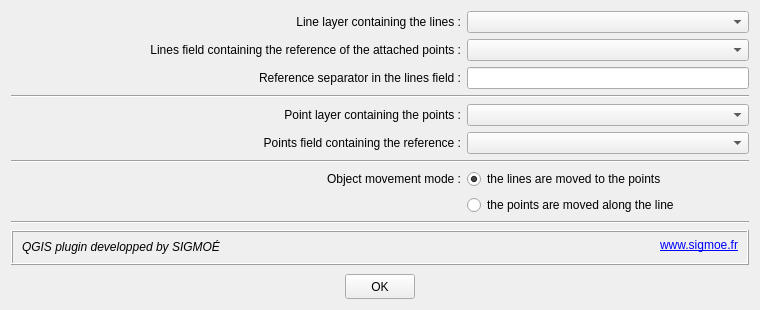
<?xml version="1.0" encoding="UTF-8"?>
<ui version="4.0">
 <class>dlgParams</class>
 <widget class="QWidget" name="dlgParams">
  <property name="geometry">
   <rect>
    <x>0</x>
    <y>0</y>
    <width>760</width>
    <height>310</height>
   </rect>
  </property>
  <property name="minimumSize">
   <size>
    <width>760</width>
    <height>303</height>
   </size>
  </property>
  <property name="maximumSize">
   <size>
    <width>16777215</width>
    <height>310</height>
   </size>
  </property>
  <property name="windowTitle">
   <string>Moving lines vertices to points</string>
  </property>
  <property name="locale">
   <locale language="English" country="UnitedStates"/>
  </property>
  <layout class="QGridLayout" name="gridLayout">
   <item row="2" column="0" rowspan="2" colspan="2">
    <widget class="QFrame" name="frameDev">
     <property name="minimumSize">
      <size>
       <width>0</width>
       <height>35</height>
      </size>
     </property>
     <property name="maximumSize">
      <size>
       <width>16777215</width>
       <height>35</height>
      </size>
     </property>
     <property name="frameShape">
      <enum>QFrame::Box</enum>
     </property>
     <property name="frameShadow">
      <enum>QFrame::Raised</enum>
     </property>
     <layout class="QFormLayout" name="formLayout">
      <property name="topMargin">
       <number>3</number>
      </property>
      <item row="0" column="0">
       <widget class="QLabel" name="labDev">
        <property name="sizePolicy">
         <sizepolicy hsizetype="Preferred" vsizetype="Fixed">
          <horstretch>0</horstretch>
          <verstretch>0</verstretch>
         </sizepolicy>
        </property>
        <property name="minimumSize">
         <size>
          <width>400</width>
          <height>25</height>
         </size>
        </property>
        <property name="maximumSize">
         <size>
          <width>300</width>
          <height>25</height>
         </size>
        </property>
        <property name="locale">
         <locale language="English" country="UnitedStates"/>
        </property>
        <property name="text">
         <string>&lt;html&gt;&lt;head/&gt;&lt;body&gt;&lt;p&gt;&lt;span style=&quot; font-style:italic;&quot;&gt;QGIS plugin developped by SIGMOÉ&lt;/span&gt;&lt;/p&gt;&lt;/body&gt;&lt;/html&gt;</string>
        </property>
        <property name="textFormat">
         <enum>Qt::RichText</enum>
        </property>
       </widget>
      </item>
      <item row="0" column="1">
       <widget class="QLabel" name="labLink">
        <property name="sizePolicy">
         <sizepolicy hsizetype="Expanding" vsizetype="Preferred">
          <horstretch>0</horstretch>
          <verstretch>0</verstretch>
         </sizepolicy>
        </property>
        <property name="minimumSize">
         <size>
          <width>0</width>
          <height>20</height>
         </size>
        </property>
        <property name="maximumSize">
         <size>
          <width>16777215</width>
          <height>20</height>
         </size>
        </property>
        <property name="locale">
         <locale language="English" country="UnitedStates"/>
        </property>
        <property name="text">
         <string>&lt;html&gt;&lt;head/&gt;&lt;body&gt;&lt;p&gt;&lt;a href=&quot;https://sigmoe.fr&quot;&gt;&lt;span style=&quot; text-decoration: underline; color:#0000ff;&quot;&gt;www.sigmoe.fr&lt;/span&gt;&lt;/a&gt;&lt;/p&gt;&lt;/body&gt;&lt;/html&gt;</string>
        </property>
        <property name="textFormat">
         <enum>Qt::RichText</enum>
        </property>
        <property name="alignment">
         <set>Qt::AlignRight|Qt::AlignTrailing|Qt::AlignVCenter</set>
        </property>
        <property name="openExternalLinks">
         <bool>true</bool>
        </property>
       </widget>
      </item>
     </layout>
    </widget>
   </item>
   <item row="6" column="0">
    <spacer name="verticalSpacer1">
     <property name="orientation">
      <enum>Qt::Vertical</enum>
     </property>
     <property name="sizeHint" stdset="0">
      <size>
       <width>20</width>
       <height>40</height>
      </size>
     </property>
    </spacer>
   </item>
   <item row="8" column="0" colspan="2">
    <layout class="QHBoxLayout" name="validButtLay">
     <property name="sizeConstraint">
      <enum>QLayout::SetMinimumSize</enum>
     </property>
     <item>
      <widget class="QPushButton" name="validButt">
       <property name="minimumSize">
        <size>
         <width>70</width>
         <height>25</height>
        </size>
       </property>
       <property name="maximumSize">
        <size>
         <width>70</width>
         <height>25</height>
        </size>
       </property>
       <property name="text">
        <string>OK</string>
       </property>
      </widget>
     </item>
    </layout>
   </item>
   <item row="0" column="0" colspan="2">
    <layout class="QFormLayout" name="paramsLay">
     <property name="sizeConstraint">
      <enum>QLayout::SetFixedSize</enum>
     </property>
     <property name="fieldGrowthPolicy">
      <enum>QFormLayout::AllNonFixedFieldsGrow</enum>
     </property>
     <property name="horizontalSpacing">
      <number>6</number>
     </property>
     <property name="verticalSpacing">
      <number>6</number>
     </property>
     <item row="0" column="0">
      <widget class="QLabel" name="lineLyrLab">
       <property name="sizePolicy">
        <sizepolicy hsizetype="Fixed" vsizetype="Preferred">
         <horstretch>0</horstretch>
         <verstretch>0</verstretch>
        </sizepolicy>
       </property>
       <property name="minimumSize">
        <size>
         <width>450</width>
         <height>0</height>
        </size>
       </property>
       <property name="locale">
        <locale language="English" country="UnitedStates"/>
       </property>
       <property name="text">
        <string>Line layer containing the lines :</string>
       </property>
       <property name="alignment">
        <set>Qt::AlignRight|Qt::AlignTrailing|Qt::AlignVCenter</set>
       </property>
      </widget>
     </item>
     <item row="0" column="1">
      <widget class="QComboBox" name="lineLyrCmb"/>
     </item>
     <item row="1" column="0">
      <widget class="QLabel" name="lineAttLab">
       <property name="sizePolicy">
        <sizepolicy hsizetype="Fixed" vsizetype="Preferred">
         <horstretch>0</horstretch>
         <verstretch>0</verstretch>
        </sizepolicy>
       </property>
       <property name="minimumSize">
        <size>
         <width>450</width>
         <height>0</height>
        </size>
       </property>
       <property name="locale">
        <locale language="English" country="UnitedStates"/>
       </property>
       <property name="text">
        <string>Lines field containing the reference of the attached points :</string>
       </property>
       <property name="alignment">
        <set>Qt::AlignRight|Qt::AlignTrailing|Qt::AlignVCenter</set>
       </property>
      </widget>
     </item>
     <item row="1" column="1">
      <widget class="QComboBox" name="lineAttCmb"/>
     </item>
     <item row="2" column="0">
      <widget class="QLabel" name="sepLab">
       <property name="sizePolicy">
        <sizepolicy hsizetype="Fixed" vsizetype="Preferred">
         <horstretch>0</horstretch>
         <verstretch>0</verstretch>
        </sizepolicy>
       </property>
       <property name="minimumSize">
        <size>
         <width>450</width>
         <height>0</height>
        </size>
       </property>
       <property name="locale">
        <locale language="English" country="UnitedStates"/>
       </property>
       <property name="text">
        <string>Reference separator in the lines field :</string>
       </property>
       <property name="alignment">
        <set>Qt::AlignRight|Qt::AlignTrailing|Qt::AlignVCenter</set>
       </property>
      </widget>
     </item>
     <item row="2" column="1">
      <widget class="QLineEdit" name="lineAttSepLe"/>
     </item>
     <item row="3" column="0" colspan="2">
      <widget class="Line" name="line">
       <property name="orientation">
        <enum>Qt::Horizontal</enum>
       </property>
      </widget>
     </item>
     <item row="4" column="0">
      <widget class="QLabel" name="nodeLyrLab">
       <property name="sizePolicy">
        <sizepolicy hsizetype="Fixed" vsizetype="Preferred">
         <horstretch>0</horstretch>
         <verstretch>0</verstretch>
        </sizepolicy>
       </property>
       <property name="minimumSize">
        <size>
         <width>450</width>
         <height>0</height>
        </size>
       </property>
       <property name="locale">
        <locale language="English" country="UnitedStates"/>
       </property>
       <property name="text">
        <string>Point layer containing the points :</string>
       </property>
       <property name="alignment">
        <set>Qt::AlignRight|Qt::AlignTrailing|Qt::AlignVCenter</set>
       </property>
      </widget>
     </item>
     <item row="4" column="1">
      <widget class="QComboBox" name="nodeLyrCmb"/>
     </item>
     <item row="5" column="0">
      <widget class="QLabel" name="nodeAttLab">
       <property name="sizePolicy">
        <sizepolicy hsizetype="Fixed" vsizetype="Preferred">
         <horstretch>0</horstretch>
         <verstretch>0</verstretch>
        </sizepolicy>
       </property>
       <property name="minimumSize">
        <size>
         <width>450</width>
         <height>0</height>
        </size>
       </property>
       <property name="locale">
        <locale language="English" country="UnitedStates"/>
       </property>
       <property name="text">
        <string>Points field containing the reference :</string>
       </property>
       <property name="alignment">
        <set>Qt::AlignRight|Qt::AlignTrailing|Qt::AlignVCenter</set>
       </property>
      </widget>
     </item>
     <item row="5" column="1">
      <widget class="QComboBox" name="nodeAttCmb"/>
     </item>
     <item row="7" column="0">
      <widget class="QLabel" name="modeLab">
       <property name="sizePolicy">
        <sizepolicy hsizetype="Fixed" vsizetype="Preferred">
         <horstretch>0</horstretch>
         <verstretch>0</verstretch>
        </sizepolicy>
       </property>
       <property name="minimumSize">
        <size>
         <width>450</width>
         <height>0</height>
        </size>
       </property>
       <property name="locale">
        <locale language="English" country="UnitedStates"/>
       </property>
       <property name="text">
        <string>Object movement mode :</string>
       </property>
       <property name="alignment">
        <set>Qt::AlignRight|Qt::AlignTrailing|Qt::AlignVCenter</set>
       </property>
      </widget>
     </item>
     <item row="7" column="1">
      <widget class="QRadioButton" name="modeRadio1">
       <property name="locale">
        <locale language="English" country="UnitedStates"/>
       </property>
       <property name="text">
        <string>the lines are moved to the points</string>
       </property>
       <property name="checked">
        <bool>true</bool>
       </property>
       <attribute name="buttonGroup">
        <string notr="true">modeRadioGrp</string>
       </attribute>
      </widget>
     </item>
     <item row="8" column="1">
      <widget class="QRadioButton" name="modeRadio2">
       <property name="locale">
        <locale language="English" country="UnitedStates"/>
       </property>
       <property name="text">
        <string>the points are moved along the line</string>
       </property>
       <attribute name="buttonGroup">
        <string notr="true">modeRadioGrp</string>
       </attribute>
      </widget>
     </item>
     <item row="6" column="0" colspan="2">
      <widget class="Line" name="line_2">
       <property name="orientation">
        <enum>Qt::Horizontal</enum>
       </property>
      </widget>
     </item>
    </layout>
   </item>
   <item row="1" column="0" colspan="2">
    <widget class="Line" name="line_3">
     <property name="sizePolicy">
      <sizepolicy hsizetype="Minimum" vsizetype="Fixed">
       <horstretch>0</horstretch>
       <verstretch>0</verstretch>
      </sizepolicy>
     </property>
     <property name="sizeIncrement">
      <size>
       <width>0</width>
       <height>0</height>
      </size>
     </property>
     <property name="baseSize">
      <size>
       <width>0</width>
       <height>0</height>
      </size>
     </property>
     <property name="orientation">
      <enum>Qt::Horizontal</enum>
     </property>
    </widget>
   </item>
  </layout>
 </widget>
 <resources/>
 <connections/>
 <buttongroups>
  <buttongroup name="modeRadioGrp"/>
 </buttongroups>
</ui>
